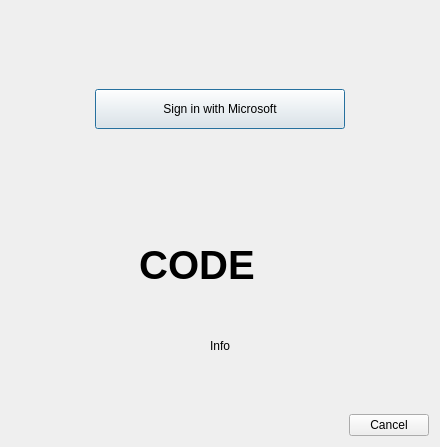
<?xml version="1.0" encoding="UTF-8"?>
<ui version="4.0">
 <class>MSALoginDialog</class>
 <widget class="QDialog" name="MSALoginDialog">
  <property name="geometry">
   <rect>
    <x>0</x>
    <y>0</y>
    <width>440</width>
    <height>447</height>
   </rect>
  </property>
  <property name="windowTitle">
   <string>Add Microsoft Account</string>
  </property>
  <layout class="QVBoxLayout" name="verticalLayout_6">
   <item>
    <widget class="QStackedWidget" name="stackedWidget2">
     <property name="visible">
      <bool>false</bool>
     </property>
     <property name="currentIndex">
      <number>1</number>
     </property>
     <widget class="QWidget" name="loadingPage2">
      <layout class="QVBoxLayout" name="verticalLayout_31">
       <item>
        <spacer name="verticalSpacer_4">
         <property name="orientation">
          <enum>Qt::Vertical</enum>
         </property>
         <property name="sizeHint" stdset="0">
          <size>
           <width>20</width>
           <height>40</height>
          </size>
         </property>
        </spacer>
       </item>
       <item>
        <widget class="QLabel" name="loadingLabel2">
         <property name="font">
          <font>
           <pointsize>16</pointsize>
           <weight>75</weight>
           <bold>true</bold>
          </font>
         </property>
         <property name="text">
          <string>Please wait...</string>
         </property>
         <property name="alignment">
          <set>Qt::AlignCenter</set>
         </property>
         <property name="wordWrap">
          <bool>true</bool>
         </property>
        </widget>
       </item>
       <item>
        <widget class="QLabel" name="status2">
         <property name="text">
          <string>Status</string>
         </property>
         <property name="alignment">
          <set>Qt::AlignCenter</set>
         </property>
         <property name="wordWrap">
          <bool>true</bool>
         </property>
        </widget>
       </item>
       <item>
        <spacer name="verticalSpacer_31">
         <property name="orientation">
          <enum>Qt::Vertical</enum>
         </property>
         <property name="sizeHint" stdset="0">
          <size>
           <width>20</width>
           <height>40</height>
          </size>
         </property>
        </spacer>
       </item>
      </layout>
     </widget>
     <widget class="QWidget" name="mpPage1">
      <layout class="QVBoxLayout" name="verticalLayout_21" stretch="0">
       <item>
        <layout class="QHBoxLayout" name="horizontalLayout_7">
         <item>
          <spacer name="horizontalSpacer_5">
           <property name="orientation">
            <enum>Qt::Horizontal</enum>
           </property>
           <property name="sizeHint" stdset="0">
            <size>
             <width>40</width>
             <height>20</height>
            </size>
           </property>
          </spacer>
         </item>
         <item>
          <widget class="QPushButton" name="loginButton">
           <property name="minimumSize">
            <size>
             <width>250</width>
             <height>40</height>
            </size>
           </property>
           <property name="text">
            <string>Sign in with Microsoft</string>
           </property>
           <property name="default">
            <bool>true</bool>
           </property>
          </widget>
         </item>
         <item>
          <spacer name="horizontalSpacer_6">
           <property name="orientation">
            <enum>Qt::Horizontal</enum>
           </property>
           <property name="sizeHint" stdset="0">
            <size>
             <width>40</width>
             <height>20</height>
            </size>
           </property>
          </spacer>
         </item>
        </layout>
       </item>
      </layout>
     </widget>
    </widget>
   </item>
   <item>
    <widget class="QStackedWidget" name="stackedWidget">
     <property name="currentIndex">
      <number>1</number>
     </property>
     <widget class="QWidget" name="loadingPage">
      <layout class="QVBoxLayout" name="verticalLayout_3">
       <item>
        <spacer name="verticalSpacer_41">
         <property name="orientation">
          <enum>Qt::Vertical</enum>
         </property>
         <property name="sizeHint" stdset="0">
          <size>
           <width>20</width>
           <height>40</height>
          </size>
         </property>
        </spacer>
       </item>
       <item>
        <widget class="QLabel" name="loadingLabel">
         <property name="font">
          <font>
           <pointsize>16</pointsize>
           <weight>75</weight>
           <bold>true</bold>
          </font>
         </property>
         <property name="text">
          <string>Please wait...</string>
         </property>
         <property name="alignment">
          <set>Qt::AlignCenter</set>
         </property>
         <property name="wordWrap">
          <bool>true</bool>
         </property>
        </widget>
       </item>
       <item>
        <widget class="QLabel" name="status">
         <property name="text">
          <string>Status</string>
         </property>
         <property name="alignment">
          <set>Qt::AlignCenter</set>
         </property>
         <property name="wordWrap">
          <bool>true</bool>
         </property>
        </widget>
       </item>
       <item>
        <spacer name="verticalSpacer_3">
         <property name="orientation">
          <enum>Qt::Vertical</enum>
         </property>
         <property name="sizeHint" stdset="0">
          <size>
           <width>20</width>
           <height>40</height>
          </size>
         </property>
        </spacer>
       </item>
      </layout>
     </widget>
     <widget class="QWidget" name="mpPage">
      <layout class="QVBoxLayout" name="verticalLayout_2" stretch="0,0,0">
       <item>
        <layout class="QHBoxLayout" name="horizontalLayout">
         <item>
          <spacer name="horizontalSpacer">
           <property name="orientation">
            <enum>Qt::Horizontal</enum>
           </property>
           <property name="sizeHint" stdset="0">
            <size>
             <width>40</width>
             <height>20</height>
            </size>
           </property>
          </spacer>
         </item>
         <item>
          <spacer name="horizontalSpacer_2">
           <property name="orientation">
            <enum>Qt::Horizontal</enum>
           </property>
           <property name="sizeHint" stdset="0">
            <size>
             <width>40</width>
             <height>20</height>
            </size>
           </property>
          </spacer>
         </item>
        </layout>
       </item>
       <item>
        <layout class="QHBoxLayout" name="horizontalLayout_2">
         <item>
          <spacer name="horizontalSpacer_3">
           <property name="orientation">
            <enum>Qt::Horizontal</enum>
           </property>
           <property name="sizeHint" stdset="0">
            <size>
             <width>40</width>
             <height>20</height>
            </size>
           </property>
          </spacer>
         </item>
         <item>
          <widget class="QLabel" name="code">
           <property name="font">
            <font>
             <pointsize>30</pointsize>
             <weight>75</weight>
             <bold>true</bold>
            </font>
           </property>
           <property name="cursor">
            <cursorShape>IBeamCursor</cursorShape>
           </property>
           <property name="text">
            <string>CODE</string>
           </property>
           <property name="alignment">
            <set>Qt::AlignCenter</set>
           </property>
           <property name="textInteractionFlags">
            <set>Qt::TextBrowserInteraction</set>
           </property>
          </widget>
         </item>
         <item>
          <widget class="QPushButton" name="copyCode">
           <property name="toolTip">
            <string>Copy code to clipboard</string>
           </property>
           <property name="text">
            <string/>
           </property>
           <property name="icon">
            <iconset theme="copy">
             <normaloff>.</normaloff>.</iconset>
           </property>
           <property name="iconSize">
            <size>
             <width>22</width>
             <height>22</height>
            </size>
           </property>
           <property name="flat">
            <bool>true</bool>
           </property>
          </widget>
         </item>
         <item>
          <spacer name="horizontalSpacer_4">
           <property name="orientation">
            <enum>Qt::Horizontal</enum>
           </property>
           <property name="sizeHint" stdset="0">
            <size>
             <width>40</width>
             <height>20</height>
            </size>
           </property>
          </spacer>
         </item>
        </layout>
       </item>
       <item>
        <widget class="QLabel" name="qrMessage">
         <property name="text">
          <string>Info</string>
         </property>
         <property name="alignment">
          <set>Qt::AlignCenter</set>
         </property>
         <property name="wordWrap">
          <bool>true</bool>
         </property>
         <property name="openExternalLinks">
          <bool>true</bool>
         </property>
         <property name="textInteractionFlags">
          <set>Qt::TextBrowserInteraction</set>
         </property>
        </widget>
       </item>
      </layout>
     </widget>
    </widget>
   </item>
   <item>
    <widget class="QDialogButtonBox" name="buttonBox">
     <property name="standardButtons">
      <set>QDialogButtonBox::Cancel</set>
     </property>
    </widget>
   </item>
  </layout>
 </widget>
 <resources/>
 <connections/>
</ui>
